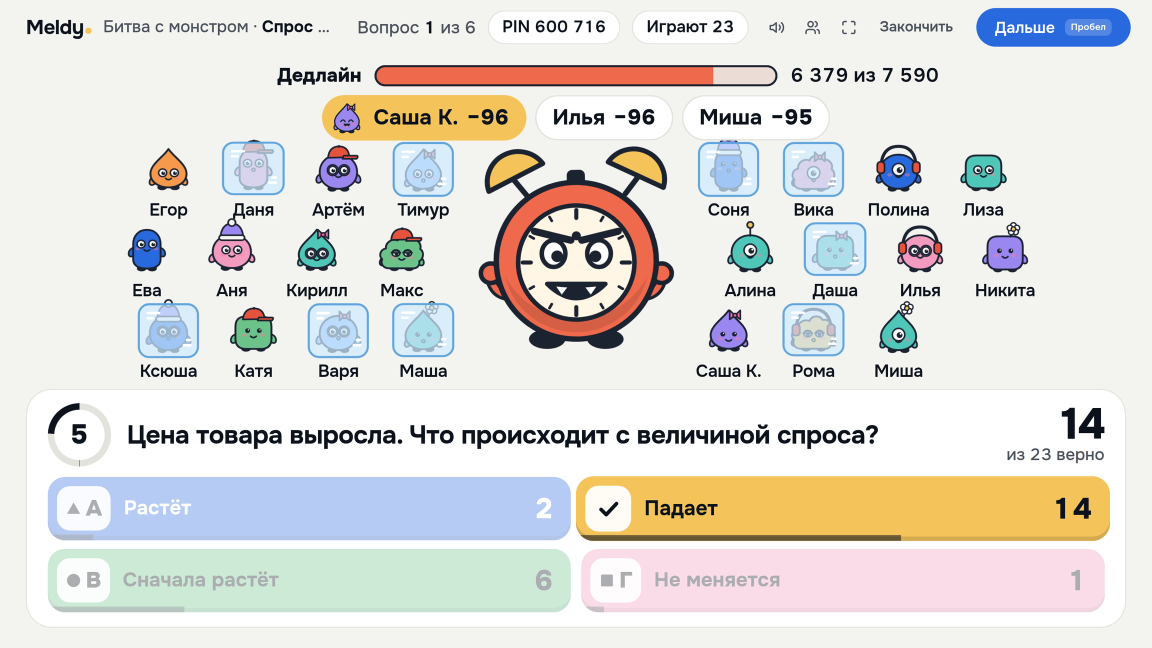
#> input picture deck/cf11/media/product/v2/game-host.png, 2304 x 1296 px, given in place of lec-page.png, which was not available (shown at 1/2 size)
$ python v2_stills.py ../../media/product/v2/game-host.png ../../media/product/v2/game-phone.png ../../media/product/v2/game-phone.png
#> lines starting #> are read from the running program, lines starting #| are printed output that depends on the picture; pictures that were not available may be replaced by others from this repository, and a replacement may not be noted
"""Deck v2 («Сцена», 2026-10-19): crop the live-site stills of account A into deck/cf11/media/product/v2/.

    python tools/record/v2_stills.py <shots dir (2x desktop, 3x phone)> <guest phone shots dir> <07 master frames dir>
                                     [--only name.png,name.png]

Every still is a real screen of https://ludosiel-studyforge.hf.space taken on 19.10.2026 (release 47.3), account A
(the profile name «Команда Meldy») or a guest phone without an account. Re-taken on 22.10.2026 (release 47.26) at the
same windows and crops: lec-konspekt (the lecture page as it opens: the tabs with «Самопроверка», the fragment chips
under each section; since 21.10 a chip opens the fragment in a panel from the left, the margin keeps only the
sections, and the hint above the summary is gone, so the chips sit 68 px higher), studio-drag (account A's unsent test
«Рыночное равновесие»: the jury's test is never opened in the studio), exam-found (a still at 1024 × 800, ×1.75, at the
moment «Нашли 240 вопросов», before «Сохранить»: nothing saved). --only crops just the named stills.
Crops leave out the app's top bar (the account menu and its initial) and anything personal. Boxes are in source
pixels. The output is PNG, reduced to at most `max_w` pixels wide (about 2x of its box on the slide) and quantised to
256 colours when that shows no visible loss (flat UI), else kept 24-bit.
"""
from __future__ import annotations

import sys
from pathlib import Path

from PIL import Image

OUT = Path(__file__).resolve().parents[2] / 'media' / 'product' / 'v2'

# name: (source dir key, file, box (l, t, r, b) or None, max width)
CROPS = {
    # lectures: the result page of the video lecture «Рыночное равновесие, спрос и предложение» (12.10)
    'lec-konspekt.png': ('d', 'lec-page.png', (100, 200, 2780, 1800), 2200),
    'lec-podcast.png': ('d', 'lec-podcast.png', (100, 200, 2780, 1800), 2200),
    'lec-talk.png': ('d', 'talk-2.png', (100, 150, 2780, 1290), 2200),
    # exams: the import of the department file (07 master, 11.10, release 44) and «План по дням» (19.10)
    'exam-found.png': ('m', 'm07-04.png', (40, 290, 1760, 1260), 1800),
    'exam-days.png': ('d', 'exam-days.png', (921, 515, 1961, 1285), 1100),
    # the constructor: the studio of the jury test, a block being dragged in; the author's live results
    'studio-drag.png': ('d', 'studio-drag.png', (0, 150, 2880, 1800), 2600),
    'studio-design.png': ('d', 'studio-design.png', (0, 150, 2880, 1800), 2600),
    'quiz-stats.png': ('d', 'stats.png', (100, 220, 2780, 1560), 2200),
    # the guest's phone (390 px, 2x): the test card, question 5 with the author's own picture, the result
    'guest-card.png': ('g', 'g01-card.png', None, 780),
    'guest-q5.png': ('g', 'g03-q5-answered.png', None, 780),
    'guest-result.png': ('g', 'g04-result.png', None, 780),
}


def save(img: Image.Image, path: Path) -> None:
    img = img.convert('RGB')
    q = img.quantize(colors=256, method=Image.Quantize.MEDIANCUT, dither=Image.Dither.NONE)
    back = q.convert('RGB')
    import numpy as np
    err = np.abs(np.asarray(back, dtype=np.int16) - np.asarray(img, dtype=np.int16))
    if err.mean() < 1.2 and np.percentile(err, 99.9) < 24:
        q.save(path, optimize=True)
    else:
        img.save(path, optimize=True)


def main() -> None:
    dirs = {'d': Path(sys.argv[1]), 'g': Path(sys.argv[2]), 'm': Path(sys.argv[3])}
    only = set(sys.argv[sys.argv.index('--only') + 1].split(',')) if '--only' in sys.argv else None
    OUT.mkdir(parents=True, exist_ok=True)
    for name, (key, file, box, max_w) in CROPS.items():
        if only and name not in only:
            continue
        img = Image.open(dirs[key] / file)
#> img is the input picture: PIL image 2304x1296 RGB; mean R, G, B 224, 222, 218.3
        if box:
            img = img.crop(box)
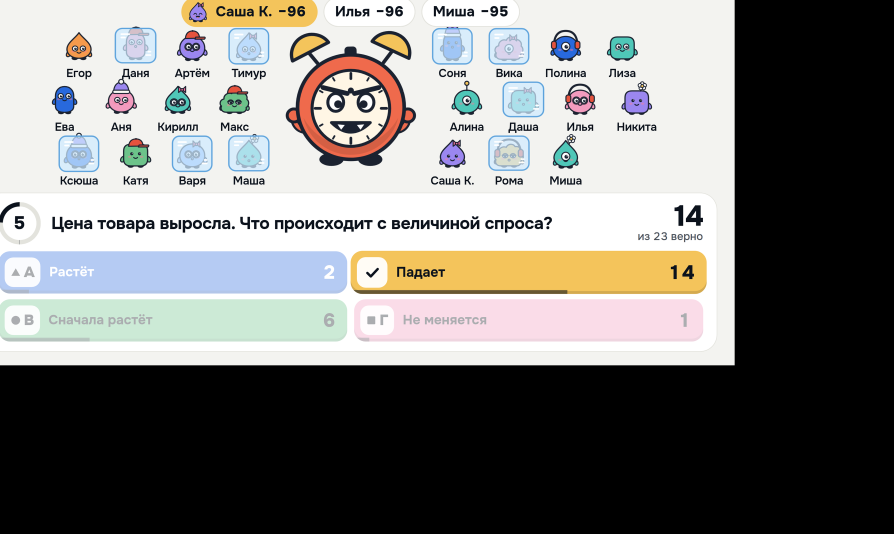
#> img: PIL image 2680x1600 RGB (shown at 1/3 size); mean R, G, B 125.7, 124.8, 122.1
        if img.width > max_w:
            img = img.resize((max_w, round(img.height * max_w / img.width)), Image.LANCZOS)
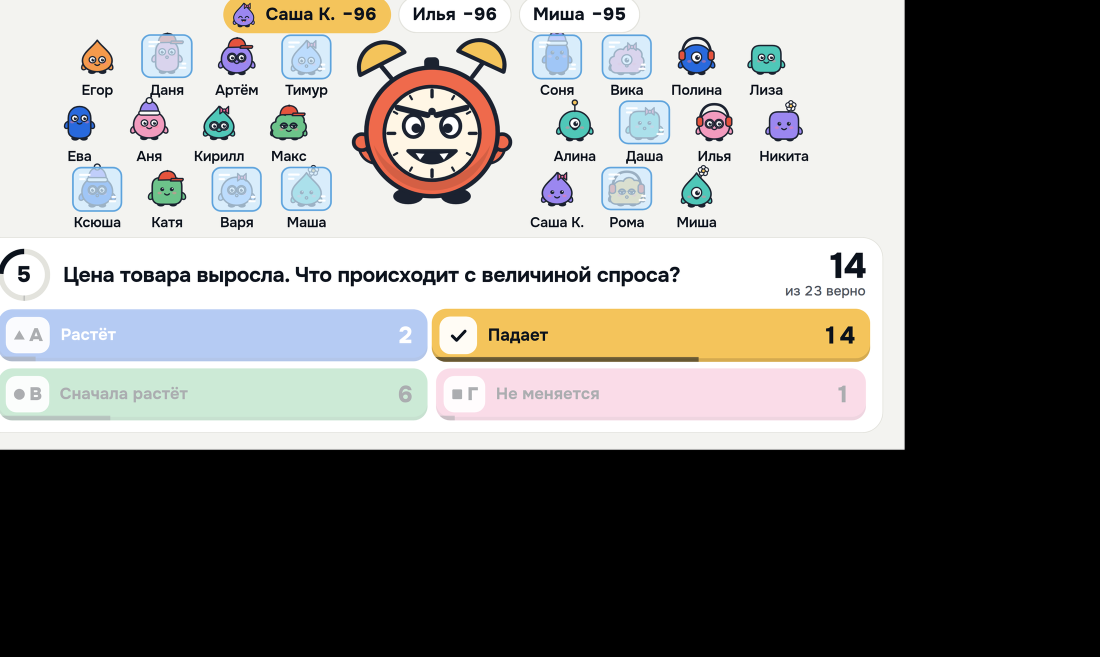
#> img: PIL image 2200x1313 RGB (shown at 1/2 size); mean R, G, B 125.7, 124.8, 122.1
        save(img, OUT / name)
#> in save, `err = np.abs(np.asarray(back, dtype=np.int16) - np.asarray(img, dtype=..`:
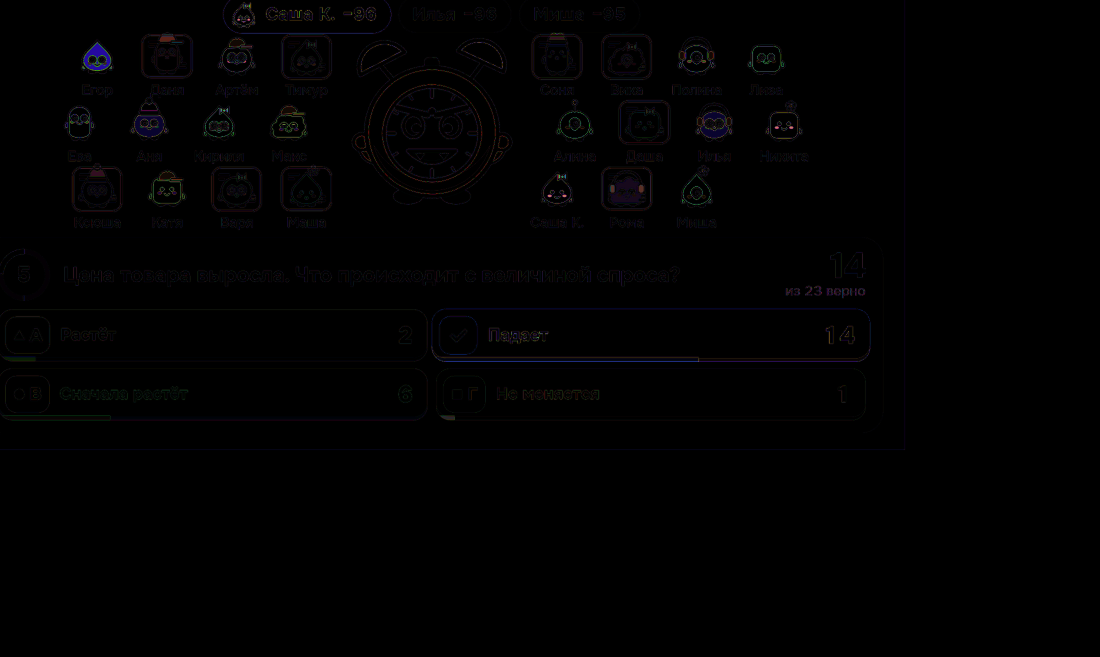
#> err: shape (1313, 2200, 3) int16 (shown at 1/2 size); mean R, G, B 0.2, 0.2, 0.3; drawn with min black and max white
        print(f'{name:22s} {img.size} {(OUT / name).stat().st_size / 1e3:.0f} kB')
#| lec-konspekt.png       (2200, 1313) 183 kB
#> pass 2 of the loop in main, `for name, (key, file, box, max_w) in CROPS.items():`:
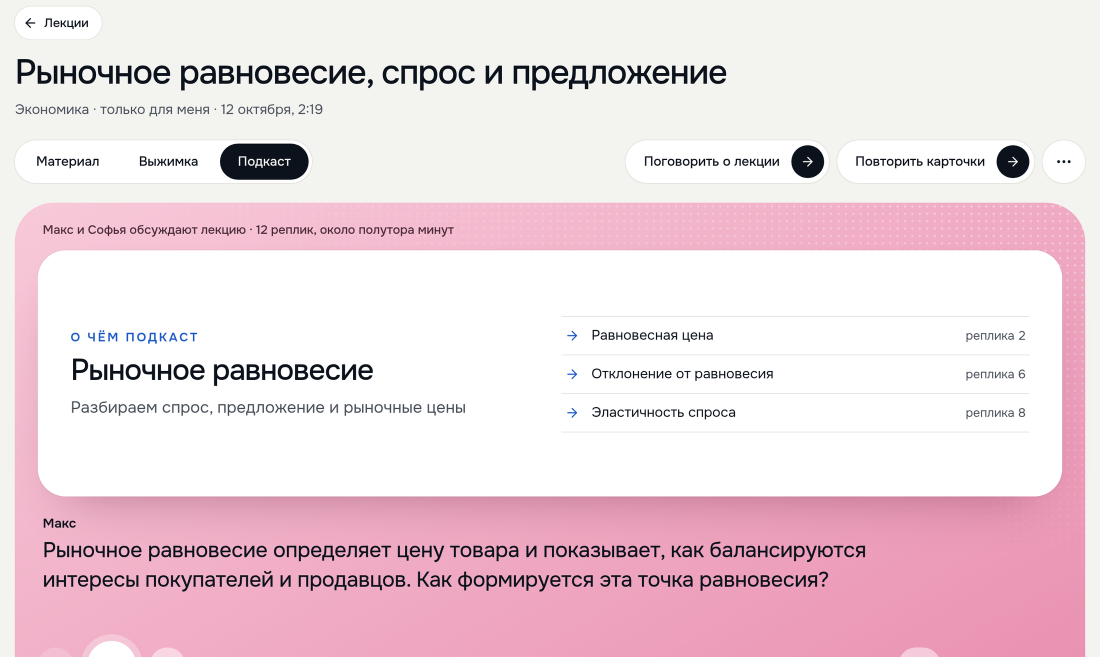
#> input picture deck/cf11/media/product/v2/lec-podcast.png, 2200 x 1313 px, found by its file name (shown at 1/2 size)
#> in main, img is the input picture: PIL image 2200x1313 RGB; mean R, G, B 237.2, 215.9, 223.3
#> in main, `img = img.crop(box)`:
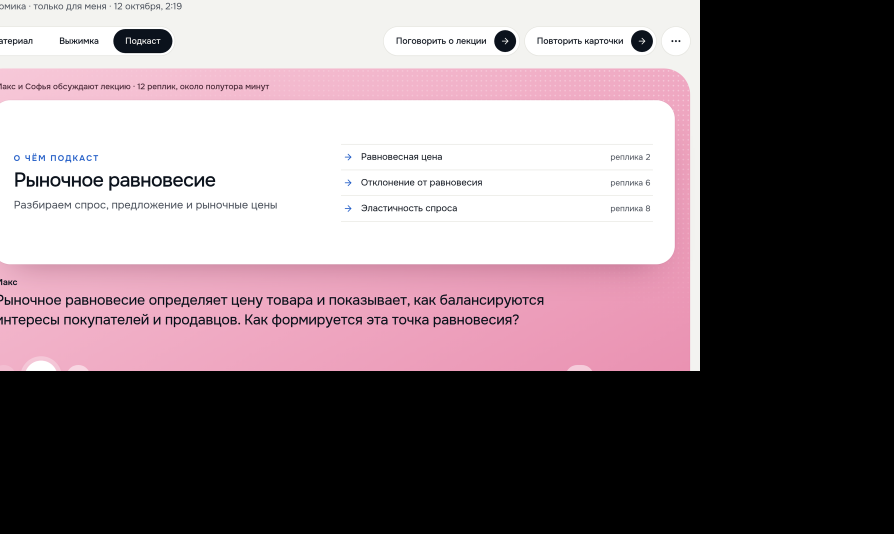
#> img: PIL image 2680x1600 RGB (shown at 1/3 size); mean R, G, B 129.9, 116.2, 121.2
#> in save (call 2), `err = np.abs(np.asarray(back, dtype=np.int16) - np.asarray(img, dtype=..`:
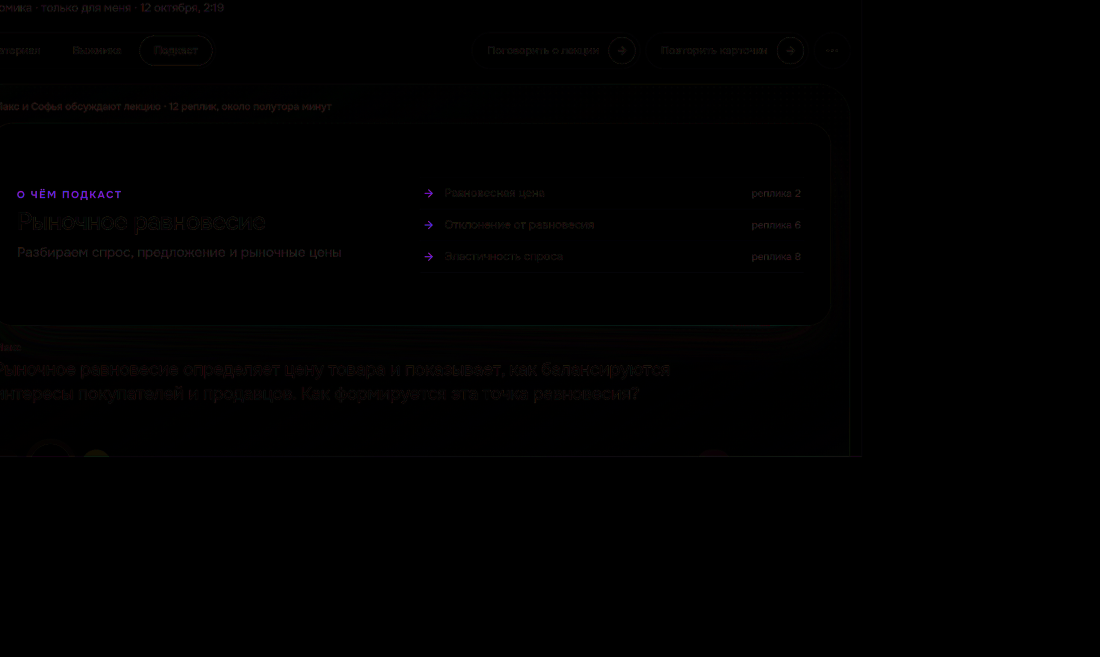
#> err: shape (1313, 2200, 3) int16 (shown at 1/2 size); mean R, G, B 0.3, 0.2, 0.2; drawn with min black and max white
#| lec-podcast.png        (2200, 1313) 902 kB
#> pass 3 of the loop in main, `for name, (key, file, box, max_w) in CROPS.items():`:
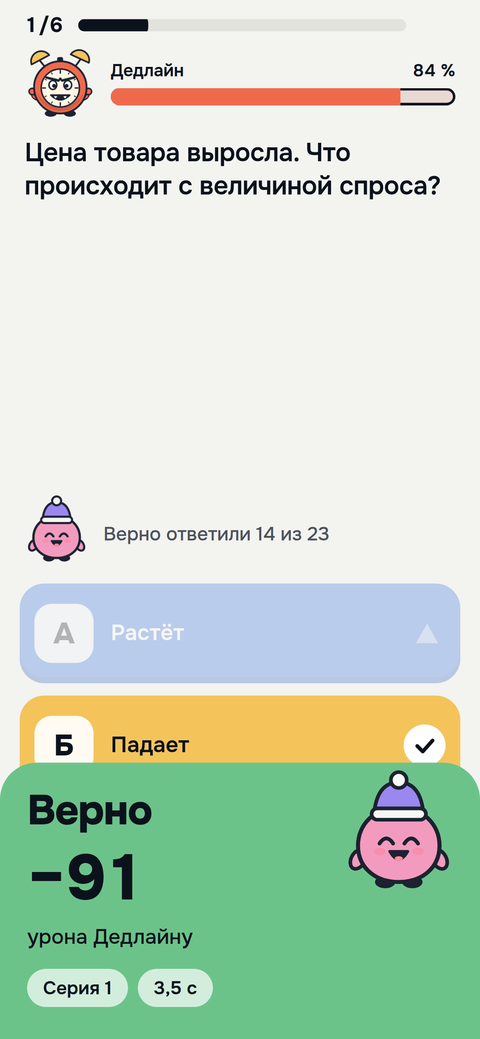
#> input picture deck/cf11/media/product/v2/game-phone.png, 480 x 1039 px, given in place of talk-2.png, which was not available
#> in main, img is the input picture: PIL image 480x1039 RGB; mean R, G, B 198.8, 215.7, 198.5
#> in main, `img = img.crop(box)`:
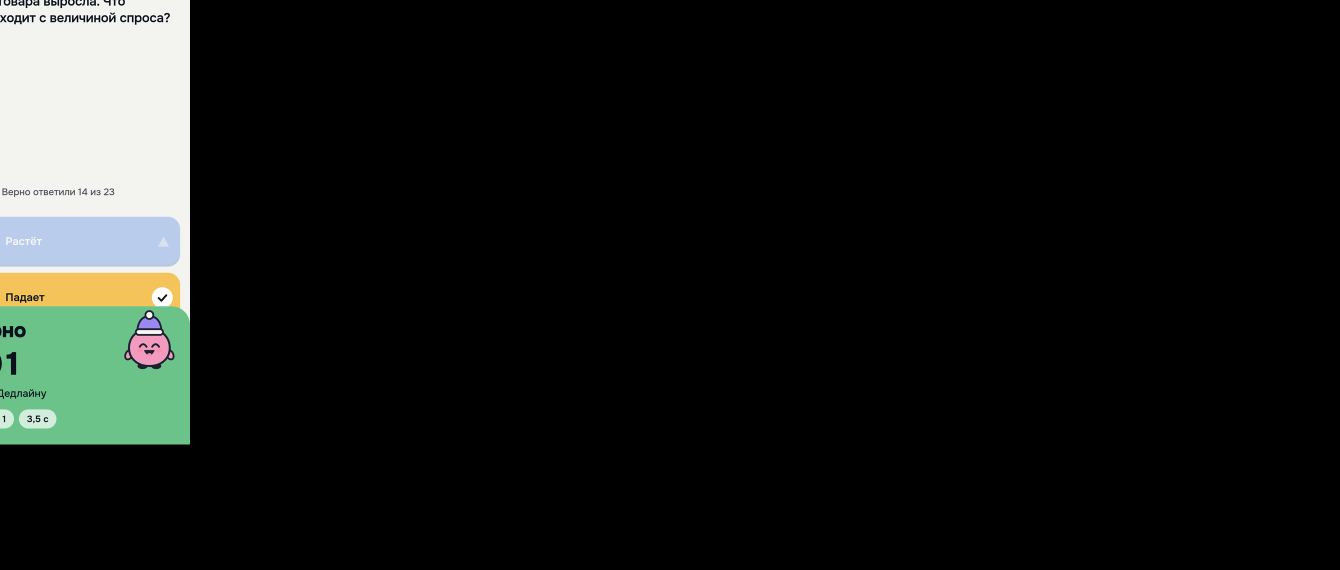
#> img: PIL image 2680x1140 RGB (shown at 1/2 size); mean R, G, B 21.4, 23.8, 21.6
#> q: PIL image 2200x936 P
#> err: shape (936, 2200, 3) int16
#| lec-talk.png           (2200, 936) 161 kB
#> the loop made 7 passes; the first 3 are shown


if __name__ == '__main__':
#> (the run stopped early here; a loop or call above may not have finished)
